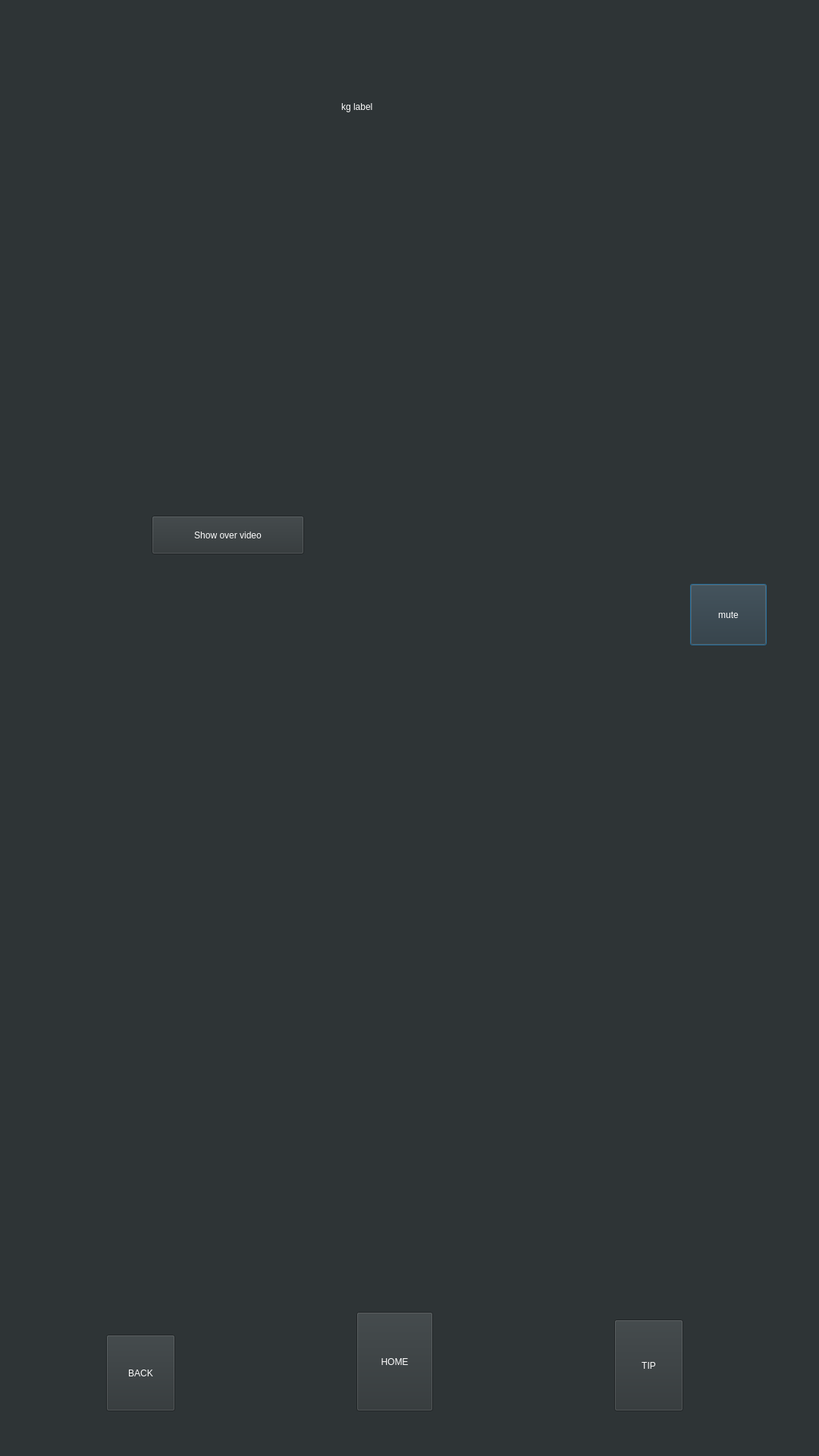
<?xml version="1.0" encoding="UTF-8"?>
<ui version="4.0">
 <class>Dialog</class>
 <widget class="QDialog" name="Dialog">
  <property name="geometry">
   <rect>
    <x>0</x>
    <y>0</y>
    <width>1080</width>
    <height>1920</height>
   </rect>
  </property>
  <property name="sizePolicy">
   <sizepolicy hsizetype="Maximum" vsizetype="Maximum">
    <horstretch>0</horstretch>
    <verstretch>0</verstretch>
   </sizepolicy>
  </property>
  <property name="maximumSize">
   <size>
    <width>6820</width>
    <height>12120</height>
   </size>
  </property>
  <property name="windowTitle">
   <string>Dialog</string>
  </property>
  <property name="styleSheet">
   <string notr="true">color: rgb(255, 255, 255);
background-color: rgb(46, 52, 54);</string>
  </property>
  <widget class="QPushButton" name="mute_btn">
   <property name="geometry">
    <rect>
     <x>910</x>
     <y>770</y>
     <width>101</width>
     <height>81</height>
    </rect>
   </property>
   <property name="text">
    <string>mute</string>
   </property>
  </widget>
  <widget class="QPushButton" name="showover_btn">
   <property name="geometry">
    <rect>
     <x>200</x>
     <y>680</y>
     <width>201</width>
     <height>51</height>
    </rect>
   </property>
   <property name="text">
    <string>Show over video</string>
   </property>
  </widget>
  <widget class="QLabel" name="kg_lb">
   <property name="geometry">
    <rect>
     <x>450</x>
     <y>80</y>
     <width>291</width>
     <height>121</height>
    </rect>
   </property>
   <property name="text">
    <string>kg label</string>
   </property>
  </widget>
  <widget class="QPushButton" name="tip_btn">
   <property name="geometry">
    <rect>
     <x>810</x>
     <y>1740</y>
     <width>91</width>
     <height>121</height>
    </rect>
   </property>
   <property name="styleSheet">
    <string notr="true">border-image: url(:/button/팁버튼.png);</string>
   </property>
   <property name="text">
    <string>TIP</string>
   </property>
  </widget>
  <widget class="QPushButton" name="back_btn">
   <property name="geometry">
    <rect>
     <x>140</x>
     <y>1760</y>
     <width>91</width>
     <height>101</height>
    </rect>
   </property>
   <property name="styleSheet">
    <string notr="true">border-image: url(:/button/뒤로가기 그룹.png);</string>
   </property>
   <property name="text">
    <string>BACK</string>
   </property>
  </widget>
  <widget class="QPushButton" name="home_btn">
   <property name="geometry">
    <rect>
     <x>470</x>
     <y>1730</y>
     <width>101</width>
     <height>131</height>
    </rect>
   </property>
   <property name="styleSheet">
    <string notr="true">border-image: url(:/button/홈버튼 그룹.png);</string>
   </property>
   <property name="text">
    <string>HOME</string>
   </property>
  </widget>
 </widget>
 <resources/>
 <connections/>
</ui>
